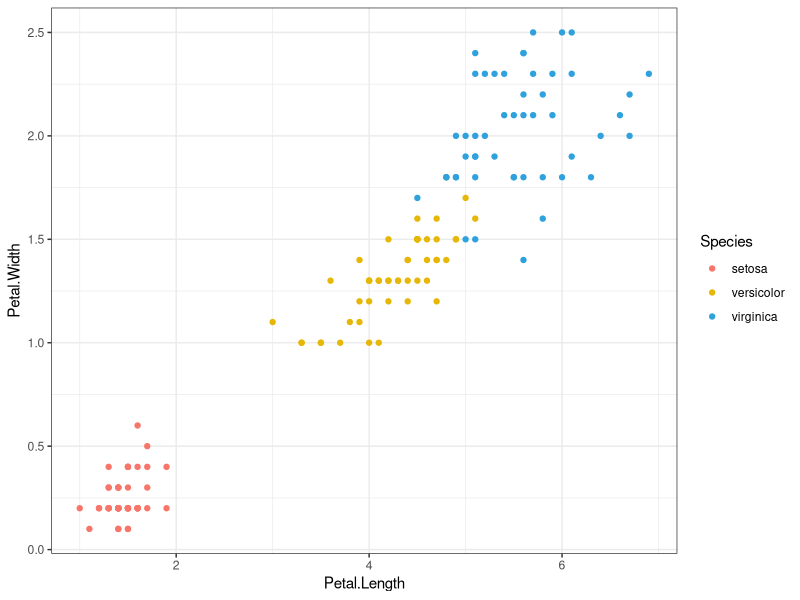
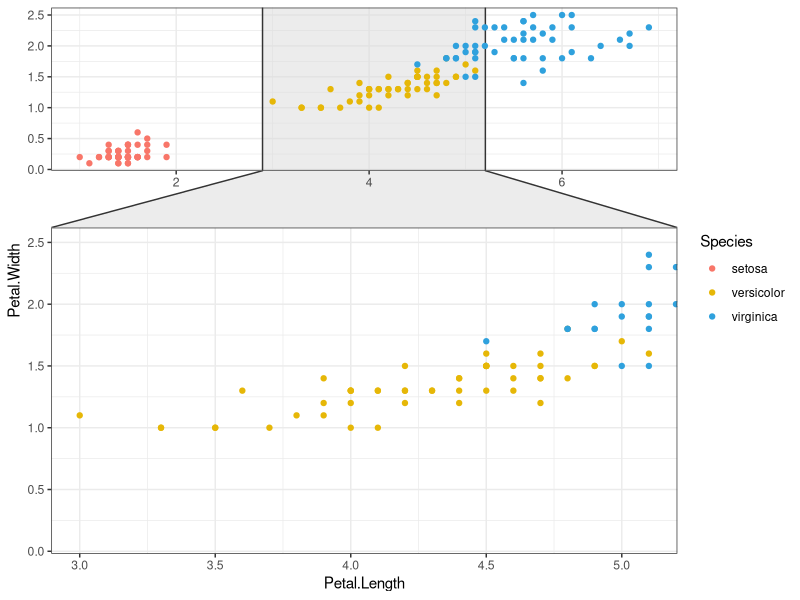
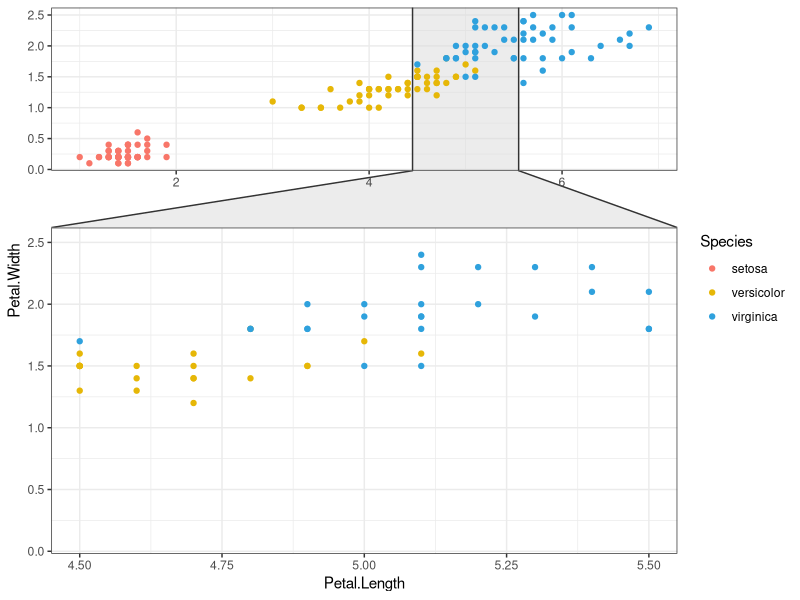
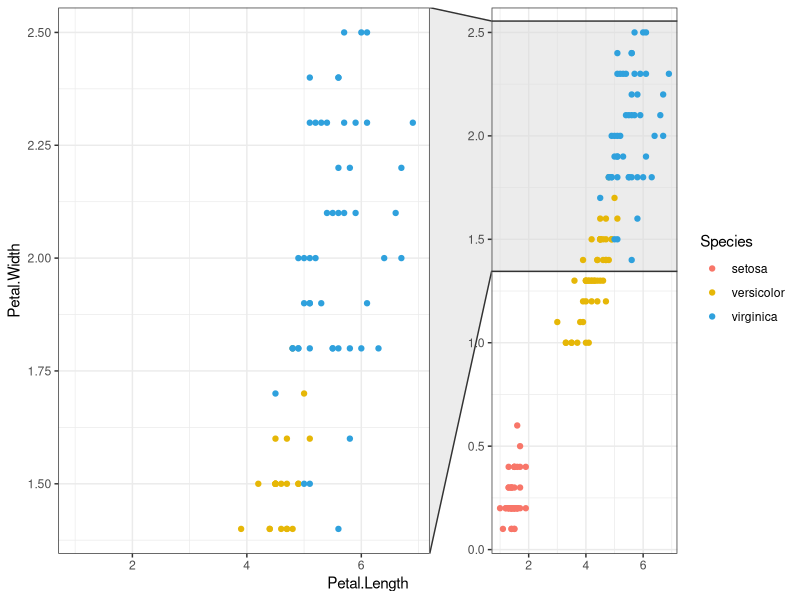
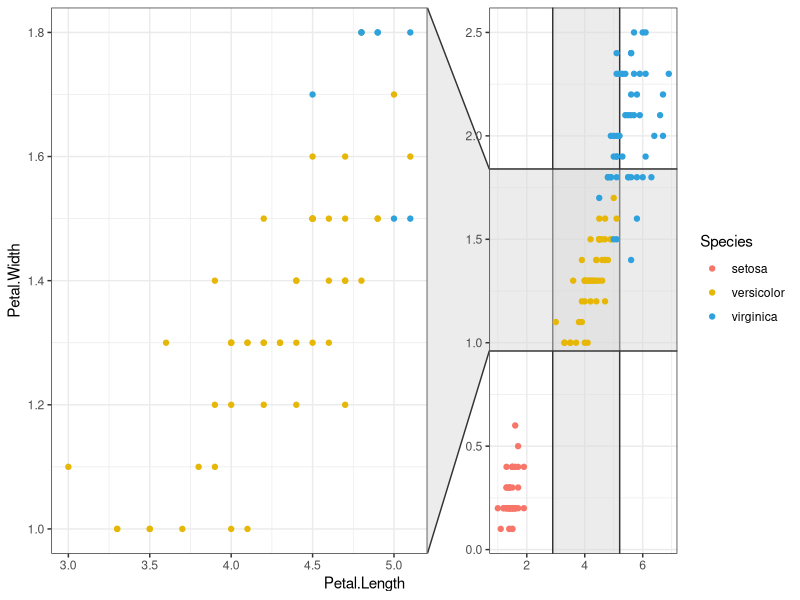
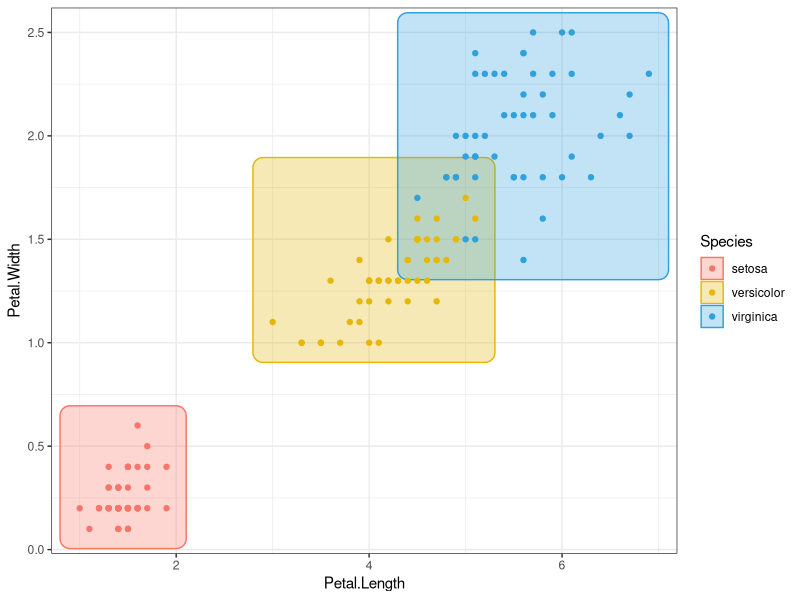
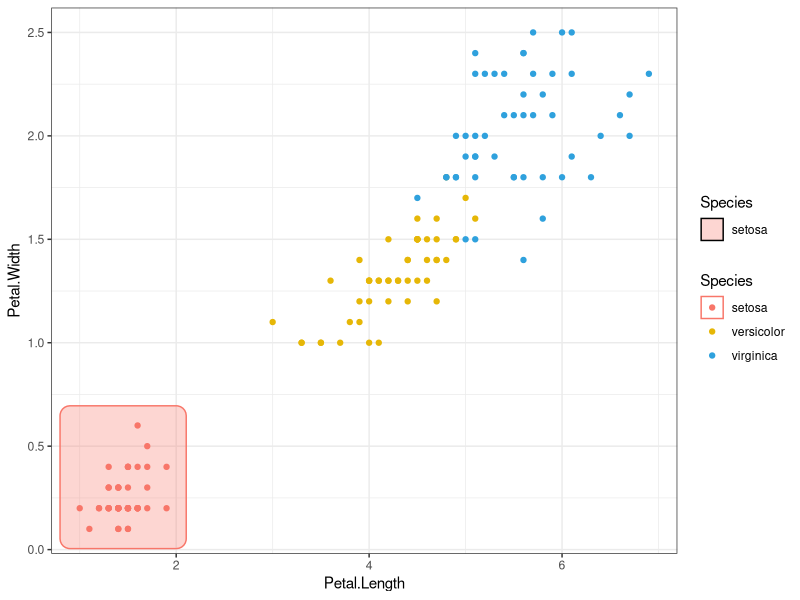
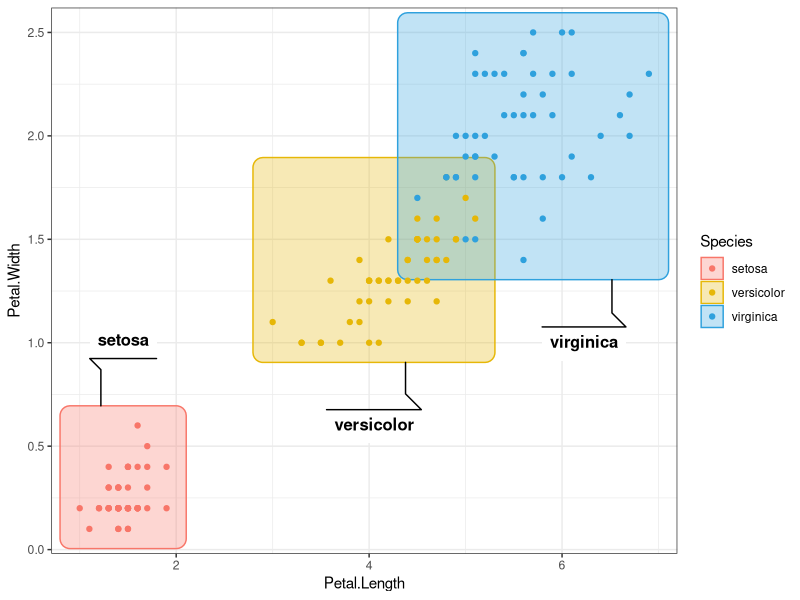

Reproduce these figures in R, in order. (Note: this script raises an error after producing the figures.)
## ---- chunk 1
library(ggforce)
library(ggplot2)
library(dplyr)
dt <- iris
knitr::kable(head(dt))
## ---- chunk 2
# 设置一个配色
mycol <- c("#2fa1dd", "#e6b707", "#f87669")
# 绘图
ggplot(dt, aes(Petal.Length, Petal.Width, colour = Species)) +
geom_point() +
scale_color_manual(values=rev(mycol)) +
theme_bw()
## ---- chunk 3
ggplot(dt, aes(Petal.Length, Petal.Width, colour = Species)) +
facet_zoom(x = Species == "versicolor") + #放大versicolor所在区域的散点
geom_point() +
scale_color_manual(values=rev(mycol)) +
theme_bw()
## ---- chunk 4
ggplot(dt, aes(Petal.Length, Petal.Width, colour = Species)) +
facet_zoom(xlim = c(4.5, 5.5)) + #放大x轴数据处于4.5-5.5的区间
geom_point() +
scale_color_manual(values=rev(mycol)) +
theme_bw()
## ---- chunk 5
ggplot(dt, aes(Petal.Length, Petal.Width, colour = Species)) +
facet_zoom(y = Species == "virginica") +
geom_point() +
scale_color_manual(values=rev(mycol)) +
theme_bw()
## ---- chunk 6
ggplot(dt, aes(Petal.Length, Petal.Width, colour = Species)) +
facet_zoom(xy = Species == "versicolor") +
geom_point() +
scale_color_manual(values=rev(mycol)) +
theme_bw()
## ---- chunk 7
##对所有分组添加：
ggplot(dt, aes(Petal.Length, Petal.Width, colour = Species)) +
geom_mark_rect(aes(fill = Species)) +
geom_point() +
scale_color_manual(values=rev(mycol)) +
scale_fill_manual(values=rev(mycol)) +
theme_bw()
## ---- chunk 8
#对特定分组添加：
ggplot(dt, aes(Petal.Length, Petal.Width, colour = Species)) +
geom_mark_rect(aes(fill = Species, filter = Species == 'setosa')) +
geom_point() +
scale_color_manual(values=rev(mycol)) +
scale_fill_manual(values=rev(mycol)) +
theme_bw()
## ---- chunk 9
ggplot(dt, aes(Petal.Length, Petal.Width, colour = Species)) +
geom_mark_rect(aes(fill = Species, label = Species), con.cap = 0) + #con.cap用于调整连线和图形之前的距离，0时为直接相连
geom_point() +
scale_color_manual(values=rev(mycol)) +
scale_fill_manual(values=rev(mycol)) +
theme_bw()
## ---- chunk 10
ggplot(dt, aes(Petal.Length, Petal.Width, colour = Species)) +
geom_mark_circle(aes(fill = Species, label = Species), con.cap = 0) +
geom_point() +
scale_color_manual(values=rev(mycol)) +
scale_fill_manual(values=rev(mycol)) +
theme_bw()
## ---- chunk 11
ggplot(dt, aes(Petal.Length, Petal.Width, colour = Species)) +
geom_mark_ellipse(aes(fill = Species, label = Species), con.cap = 0) +
geom_point() +
scale_color_manual(values=rev(mycol)) +
scale_fill_manual(values=rev(mycol)) +
theme_bw()
## ---- chunk 12
ggplot(dt, aes(Petal.Length, Petal.Width, colour = Species)) +
geom_mark_hull(aes(fill = Species, label = Species), con.cap = 0) +
geom_point() +
scale_color_manual(values=rev(mycol)) +
scale_fill_manual(values=rev(mycol)) +
theme_bw()
## ---- chunk 13
ggplot(dt, aes(Petal.Length, Petal.Width, colour = Species)) +
geom_mark_hull(aes(fill = Species, label = Species), con.cap = 0, concavity = 3.5) + #concavity默认为2，数值越大凹凸度越低
geom_point() +
scale_color_manual(values=rev(mycol)) +
scale_fill_manual(values=rev(mycol)) +
theme_bw()
